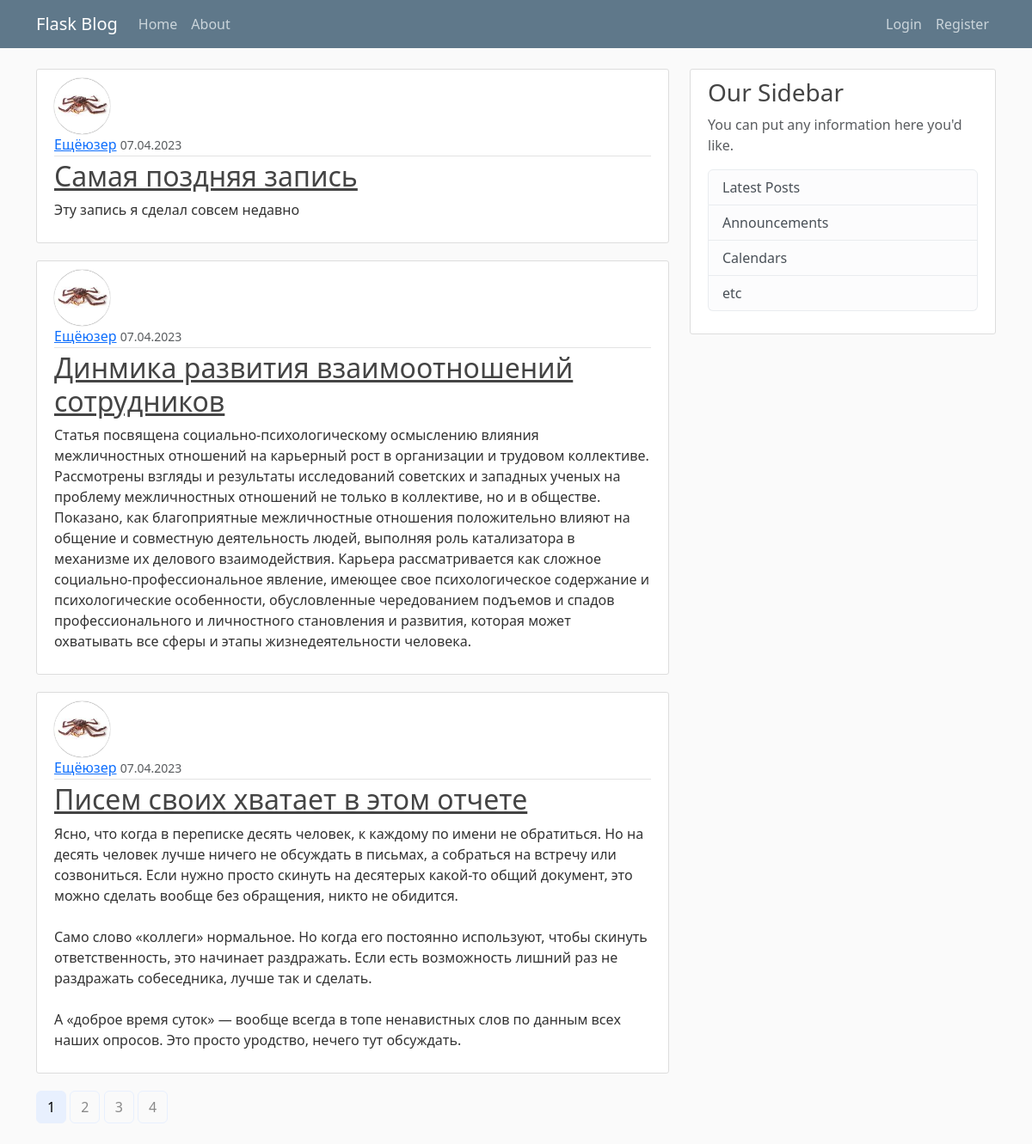
Page /home on the earlier database version.
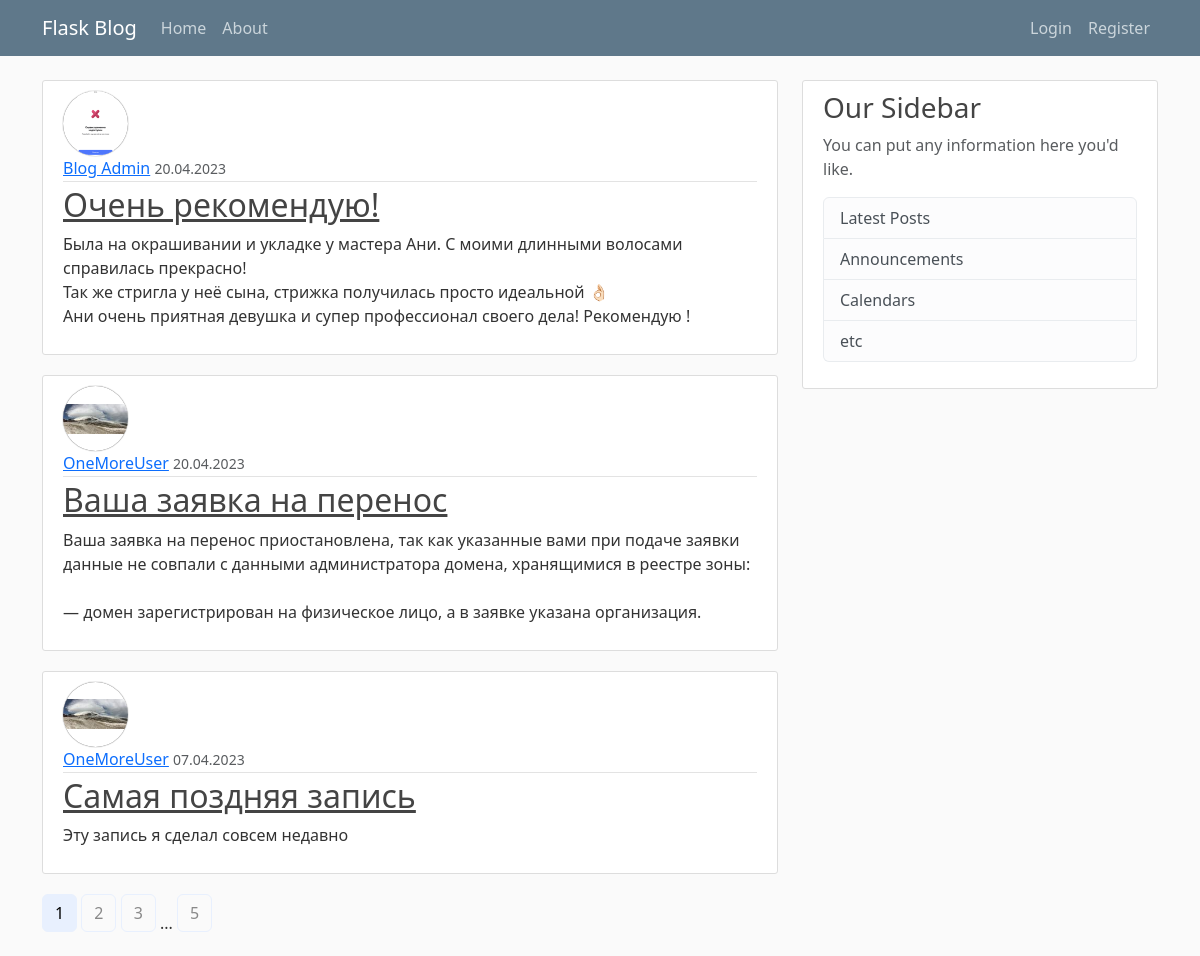
Same page on the later database version.
### flaskblog/models.py (models this page shows, shortened)
class Post(db.Model):
    id = db.Column(db.Integer, primary_key=True)
    title = db.Column(db.String(100), nullable=False)
    date_posted = db.Column(db.DateTime, nullable=False, default=datetime.utcnow)
    content = db.Column(db.Text, nullable=False)
    user_id = db.Column(db.Integer, db.ForeignKey('user.id'), nullable=False)

class User(db.Model, UserMixin):
    id = db.Column(db.Integer, primary_key=True)
    username = db.Column(db.String(20), unique=True, nullable=False)
    email = db.Column(db.String(120), unique=True, nullable=False)
    image_file = db.Column(db.String(20), nullable=False, default='default.jpg')
    password = db.Column(db.String(60), nullable=False)
    posts = db.relationship('Post', backref='author', lazy=True)

### flaskblog/main/routes.py (the view)
@main.route("/")
@main.route("/home")
def home():
    page = request.args.get('page', 1, type=int)
    posts = Post.query.order_by(Post.date_posted.desc()).paginate(page=page, per_page=3)
    return render_template('home.html', posts=posts)

### flaskblog/templates/home.html
{% extends "layout.html" %}
{% block content %}
    {% for post in posts.items %}
        <article class="media content-section home-articles">
          <img src="{{ url_for('static', filename='profile_pics/' + post.author.image_file) }}" alt="{{ post.author.username }}" class="rounded-circle article-img">
          <div class="media-body">
            <div class="article-metadata">
              <a class="mr-2" href="{{ url_for('users.user_posts', username=post.author.username) }}">{{ post.author.username }}</a>
              <small class="text-muted">{{ post.date_posted.strftime('%d.%m.%Y') }}</small>
            </div>
            <h2><a class="article-title" href="{{ url_for('posts.post', post_id=post.id) }}">{{ post.title }}</a></h2>
            <p class="article-content">{{ post.content }}</p>
          </div>
        </article>
    {% endfor %}
    {% for page_num in posts.iter_pages(left_edge=1, right_edge=1, left_current=1, right_current=2) %}
        {% if page_num %}
            {% if posts.page == page_num %}
                <a class="btn btn-info mb-4" href="{{ url_for('main.home', page=page_num) }}">{{ page_num }}</a>
            {% else %}
                <a class="btn btn-outline-info mb-4" href="{{ url_for('main.home', page=page_num) }}">{{ page_num }}</a>
            {% endif %}
        {% else %}
            ...
        {% endif %}
    {% endfor %}
{% endblock content %}

### flaskblog/templates/layout.html (shortened to what this page needs)
<!DOCTYPE html>
<html>
<head>
    <link href="https://cdn.jsdelivr.net/npm/bootstrap@5.3.0-alpha2/dist/css/bootstrap.min.css" rel="stylesheet">
    <link href="{{ url_for('static', filename='main.css') }}" rel="stylesheet">
</head>
<body>
    <header class="site-header">
      <nav class="navbar navbar-expand-md navbar-dark bg-steel fixed-top">
        <div class="container">
          <a class="navbar-brand mr-4" href="/">Flask Blog</a>
          <div class="collapse navbar-collapse" id="navbarToggle">
            <div class="navbar-nav mr-auto">
              <a class="nav-item nav-link" href="{{ url_for('main.home') }}">Home</a>
              <a class="nav-item nav-link" href="{{ url_for('main.about') }}">About</a>
            </div>
            <div class="navbar-nav">
              {% if current_user.is_authenticated %}
                <a class="nav-item nav-link" href="{{ url_for('posts.new_post') }}">New Post</a>
                <a class="nav-item nav-link" href="{{ url_for('users.account') }}">Account</a>
                <a class="nav-item nav-link" href="{{ url_for('users.logout') }}">Logout</a>
              {% else %}
                <a class="nav-item nav-link" href="{{ url_for('users.login') }}">Login</a>
                <a class="nav-item nav-link" href="{{ url_for('users.register') }}">Register</a>
              {% endif %}
            </div>
          </div>
        </div>
      </nav>
    </header>
    <main role="main" class="container">
      <div class="row">
        <div class="col-md-8">
            {% block content %}{% endblock %}
        </div>
        <div class="col-md-4">
          <div class="content-section">
            <h3>Our Sidebar</h3>
            <p class='text-muted'>You can put any information here you'd like.
              <ul class="list-group">
                <li class="list-group-item list-group-item-light">Latest Posts</li>
                <li class="list-group-item list-group-item-light">Announcements</li>
                <li class="list-group-item list-group-item-light">Calendars</li>
                <li class="list-group-item list-group-item-light">etc</li>
              </ul>
            </p>
          </div>
        </div>
      </div>
    </main>
</body>
</html>

### flaskblog/static/main.css (style rules this page uses)
body { background: #fafafa; color: #333333; margin-top: 5rem; }
h1, h2, h3, h4, h5, h6 { color: #444444; }
.bg-steel { background-color: #5f788a; }
.site-header .navbar-nav .nav-link { color: #cbd5db; }
.content-section { background: #ffffff; padding: 10px 20px; border: 1px solid #dddddd; border-radius: 3px; margin-bottom: 20px; }
.article-title { color: #444444; }
.article-content { white-space: pre-line; }
.article-img { height: 65px; width: 65px; margin-right: 16px; }
.article-metadata { padding-bottom: 1px; margin-bottom: 4px; border-bottom: 1px solid #e3e3e3 }
.navbar-expand-md .navbar-collapse { justify-content: space-between; }
.btn-outline-info { --bs-btn-color: #898989; --bs-btn-border-color: #e8f0fe; --bs-btn-hover-color: #000; --bs-btn-hover-bg: #e8f0fe; --bs-btn-hover-border-color: #e8f0fe; --bs-btn-focus-shadow-rgb: 13,202,240; --bs-btn-active-color: #000; --bs-btn-active-bg: #e8f0fe; --bs-btn-active-border-color: #e8f0fe; --bs-btn-active-shadow: inset 0 3px 5px rgba(0, 0, 0, 0.125); --bs-btn-disabled-color: #e8f0fe; --bs-btn-disabled-bg: transparent; --bs-btn-disabled-border-color: #e8f0fe; --bs-gradient: none; }
.home-articles .article-img { object-fit: contain; }
.rounded-circle { box-shadow: 0px 0px 1px #343434; }
.btn-info { --bs-btn-color: #000; --bs-btn-bg: #e8f0fe; --bs-btn-border-color: #e8f0fe; --bs-btn-hover-color: #000; --bs-btn-hover-bg: #d3e3ff; --bs-btn-hover-border-color: #d3e3ff; --bs-btn-focus-shadow-rgb: 11,172,204; --bs-btn-active-color: #000; --bs-btn-active-bg: #d3e3ff; --bs-btn-active-border-color: #d3e3ff; --bs-btn-active-shadow: inset 0 3px 5px rgba(0, 0, 0, 0.125); --bs-btn-disabled-color: #000; --bs-btn-disabled-bg: #e8f0fe; --bs-btn-disabled-border-color: #e8f0fe; }

Differences in the rows shown:
no longer on this page (row unchanged): Post: image_file (picture), author.username "Ещёюзер", date_posted "07.04.2023", title "Динмика развития взаимоотношений сотрудников", content "Статья посвящена социально-психологическому осмыслению влияния межличностных отношений на карьерный рост в организации и трудовом коллективе. Рассмотрены взгляды и результаты исследований советских и западных ученых на проблему межличностных отношений не только в коллективе, но и в обществе. Показано, как благоприятные межличностные отношения положительно влияют на общение и совместную деятельность людей, выполняя роль катализатора в механизме их делового взаимодействия. Карьера рассматривается как сложное социально-профессиональное явление, имеющее свое психологическое содержание и психологические особенности, обусловленные чередованием подъемов и спадов профессионального и личностного…"
no longer on this page (row unchanged): Post: image_file (picture), author.username "Ещёюзер", date_posted "07.04.2023", title "Писем своих хватает в этом отчете", content "Ясно, что когда в переписке десять человек, к каждому по имени не обратиться. Но на десять человек лучше ничего не обсуждать в письмах, а собраться на встречу или созвониться. Если нужно просто скинуть на десятерых какой-то общий документ, это можно сделать вообще без обращения, никто не обидится. Само слово «коллеги» нормальное. Но когда его постоянно используют, чтобы скинуть ответственность, это начинает раздражать. Если есть возможность лишний раз не раздражать собеседника, лучше так и сделать. А «доброе время суток» — вообще всегда в топе ненавистных слов по данным всех наших опросов. Это просто уродство, нечего тут обсуждать."
added Post: image_file (picture), author.username "Blog Admin", date_posted "20.04.2023", title "Очень рекомендую!", content "Была на окрашивании и укладке у мастера Ани. С моими длинными волосами справилась прекрасно! Так же стригла у неё сына, стрижка получилась просто идеальной 👌🏻 Ани очень приятная девушка и супер профессионал своего дела! Рекомендую !"
added Post: image_file (picture), author.username "OneMoreUser", date_posted "20.04.2023", title "Ваша заявка на перенос", content "Ваша заявка на перенос приостановлена, так как указанные вами при подаче заявки данные не совпали с данными администратора домена, хранящимися в реестре зоны: — домен зарегистрирован на физическое лицо, а в заявке указана организация."
changed through a linked row, Post "Самая поздняя запись": image_file: a different picture; author.username "Ещёюзер" → "OneMoreUser"
Other differences:
new list line: "5"
list line gone: "4"
